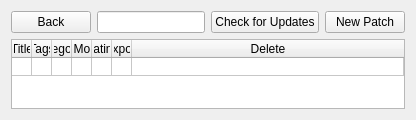
               <widget class="QWidget" name="layoutWidget">
                <property name="sizePolicy">
                 <sizepolicy hsizetype="Maximum" vsizetype="Preferred">
                  <horstretch>0</horstretch>
                  <verstretch>0</verstretch>
                 </sizepolicy>
                </property>
                <layout class="QVBoxLayout" name="verticalLayout_7">
                 <property name="sizeConstraint">
                  <enum>QLayout::SetMaximumSize</enum>
                 </property>
                 <item>
                  <layout class="QHBoxLayout" name="horizontalLayout_12">
                   <item>
                    <widget class="QPushButton" name="back_btn_local">
                     <property name="cursor">
                      <cursorShape>PointingHandCursor</cursorShape>
                     </property>
                     <property name="mouseTracking">
                      <bool>true</bool>
                     </property>
                     <property name="toolTip">
                      <string>Click here to back to the full patch list.</string>
                     </property>
                     <property name="statusTip">
                      <string>Click here to back to the full patch list.</string>
                     </property>
                     <property name="accessibleName">
                      <string>Back button Local Storage View</string>
                     </property>
                     <property name="accessibleDescription">
                      <string>When clicked, exits out of the Version History for a patch and returns to the full list of patches currently stored in the ZOIA Librarian</string>
                     </property>
                     <property name="styleSheet">
                      <string notr="true"/>
                     </property>
                     <property name="text">
                      <string>Back</string>
                     </property>
                    </widget>
                   </item>
                   <item>
                    <widget class="QLineEdit" name="searchbar_local">
                     <property name="sizePolicy">
                      <sizepolicy hsizetype="Expanding" vsizetype="Fixed">
                       <horstretch>0</horstretch>
                       <verstretch>0</verstretch>
                      </sizepolicy>
                     </property>
                     <property name="acceptDrops">
                      <bool>false</bool>
                     </property>
                     <property name="toolTip">
                      <string>Type and hit enter/return to search!</string>
                     </property>
                     <property name="statusTip">
                      <string>Type and hit enter/return to search!</string>
                     </property>
                     <property name="accessibleName">
                      <string>LocalStorage View search bar</string>
                     </property>
                     <property name="accessibleDescription">
                      <string>Searches through the ZOIA patches currently saved in the ZOIA Librarian for any that match what is written in the search query. Hit enter or return to initiate the search.</string>
                     </property>
                     <property name="styleSheet">
                      <string notr="true"/>
                     </property>
                     <property name="inputMask">
                      <string/>
                     </property>
                    </widget>
                   </item>
                   <item>
                    <widget class="QPushButton" name="check_for_updates_btn">
                     <property name="cursor">
                      <cursorShape>PointingHandCursor</cursorShape>
                     </property>
                     <property name="mouseTracking">
                      <bool>true</bool>
                     </property>
                     <property name="toolTip">
                      <string>Click here to check for updates for all patches listed below.</string>
                     </property>
                     <property name="statusTip">
                      <string>Click here to check for updates for all patches listed below.</string>
                     </property>
                     <property name="accessibleName">
                      <string>Check for updates button</string>
                     </property>
                     <property name="accessibleDescription">
                      <string>Automatically checks for updates to any patches listed in the Local Storage View table when clicked. Should any be found, a popup will let you know how many patches were updated.</string>
                     </property>
                     <property name="styleSheet">
                      <string notr="true"/>
                     </property>
                     <property name="text">
                      <string>Check for Updates</string>
                     </property>
                    </widget>
                   </item>
                   <item>
                    <widget class="QPushButton" name="new_patch_btn">
                     <property name="mouseTracking">
                      <bool>true</bool>
                     </property>
                     <property name="toolTip">
                      <string>Click here to create a new patch.</string>
                     </property>
                     <property name="statusTip">
                      <string>Click here to create a new patch.</string>
                     </property>
                     <property name="accessibleName">
                      <string>New Patch button Local Storage View</string>
                     </property>
                     <property name="accessibleDescription">
                      <string>When clicked, the editor window opens to create a new patch.</string>
                     </property>
                     <property name="text">
                      <string>New Patch</string>
                     </property>
                    </widget>
                   </item>
                  </layout>
                 </item>
                 <item>
                  <widget class="QTableWidget" name="table_local">
                   <property name="mouseTracking">
                    <bool>false</bool>
                   </property>
                   <property name="statusTip">
                    <string>View list of local patches.</string>
                   </property>
                   <property name="accessibleName">
                    <string>Local Storage View table</string>
                   </property>
                   <property name="accessibleDescription">
                    <string>Displays all of the patches that have been saved to the ZOIA Librarian</string>
                   </property>
                   <property name="styleSheet">
                    <string notr="true"/>
                   </property>
                   <property name="sizeAdjustPolicy">
                    <enum>QAbstractScrollArea::AdjustToContents</enum>
                   </property>
                   <property name="editTriggers">
                    <set>QAbstractItemView::DoubleClicked</set>
                   </property>
                   <property name="selectionMode">
                    <enum>QAbstractItemView::SingleSelection</enum>
                   </property>
                   <property name="horizontalScrollMode">
                    <enum>QAbstractItemView::ScrollPerPixel</enum>
                   </property>
                   <property name="rowCount">
                    <number>1</number>
                   </property>
                   <property name="columnCount">
                    <number>7</number>
                   </property>
                   <attribute name="horizontalHeaderCascadingSectionResizes">
                    <bool>true</bool>
                   </attribute>
                   <attribute name="horizontalHeaderDefaultSectionSize">
                    <number>0</number>
                   </attribute>
                   <attribute name="horizontalHeaderMinimumSectionSize">
                    <number>0</number>
                   </attribute>
                   <attribute name="horizontalHeaderStretchLastSection">
                    <bool>true</bool>
                   </attribute>
                   <attribute name="verticalHeaderVisible">
                    <bool>false</bool>
                   </attribute>
                   <attribute name="verticalHeaderDefaultSectionSize">
                    <number>0</number>
                   </attribute>
                   <attribute name="verticalHeaderMinimumSectionSize">
                    <number>0</number>
                   </attribute>
                   <row/>
                   <column>
                    <property name="text">
                     <string>Title</string>
                    </property>
                   </column>
                   <column>
                    <property name="text">
                     <string>Tags</string>
                    </property>
                   </column>
                   <column>
                    <property name="text">
                     <string>Categories</string>
                    </property>
                   </column>
                   <column>
                    <property name="text">
                     <string>Date Modified</string>
                    </property>
                   </column>
                   <column>
                    <property name="text">
                     <string>Rating</string>
                    </property>
                   </column>
                   <column>
                    <property name="text">
                     <string>Export</string>
                    </property>
                   </column>
                   <column>
                    <property name="text">
                     <string>Delete</string>
                    </property>
                   </column>
                  </widget>
                 </item>
                </layout>
               </widget>
